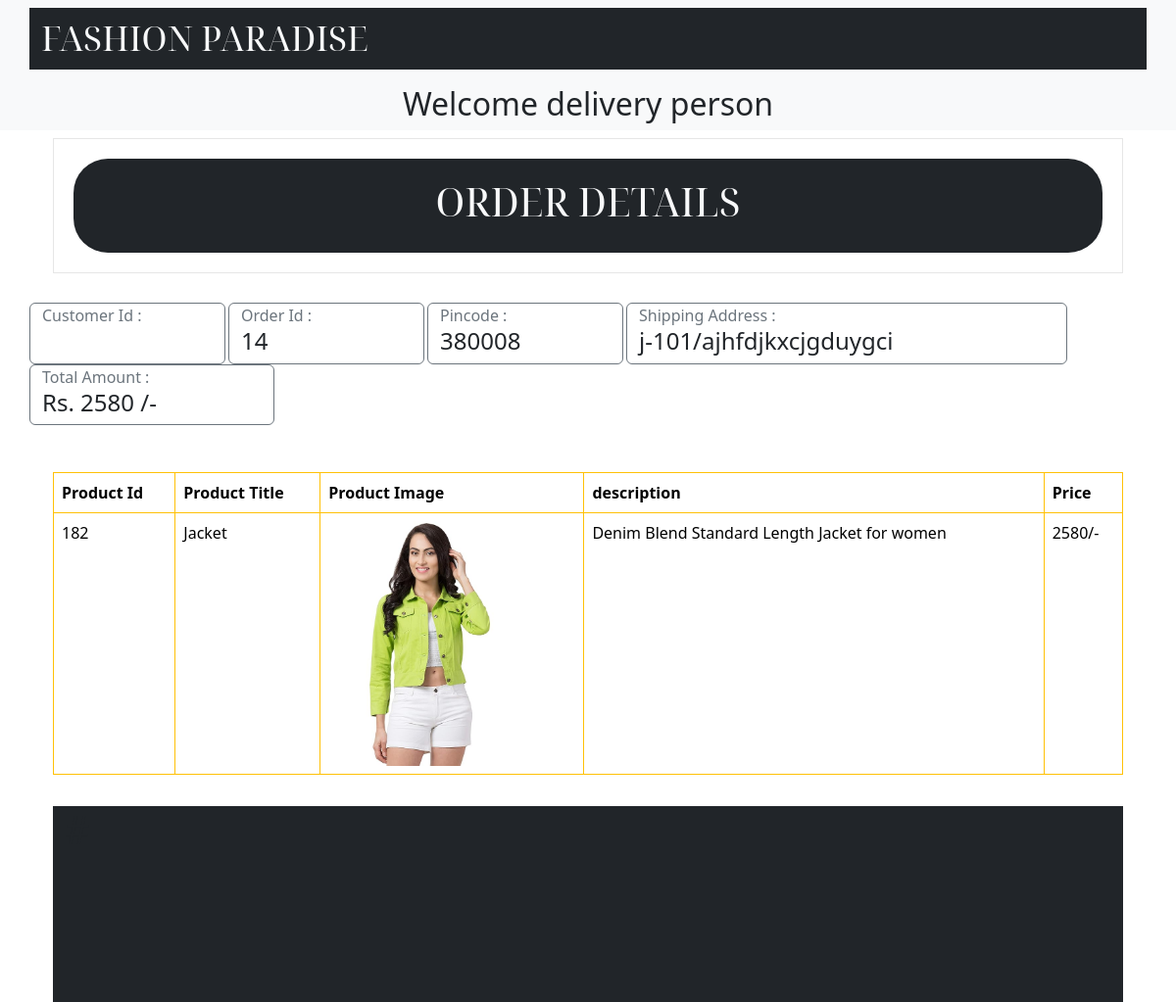
The page /delivery_person/delivery_person_see_order_details.php?see_order_details=14 (signed in) on the database its author committed.
### tables this page shows
CREATE TABLE `orders` (
  `order_id` int(11) NOT NULL,
  `cust_id` int(11) NOT NULL,
  `dp_id` int(11) NOT NULL,
  `amount` decimal(10,0) NOT NULL,
  `num_of_item` int(11) NOT NULL,
  `payment_status` varchar(30) NOT NULL DEFAULT 'Pending',
  `order_date` timestamp NOT NULL DEFAULT current_timestamp(),
  `order_status` varchar(30) NOT NULL DEFAULT 'pending',
  `delivery_date` int(11) NOT NULL,
  `shipping_address` varchar(50) NOT NULL,
  `pincode` varchar(6) NOT NULL,
  `payment_method` varchar(20) NOT NULL DEFAULT 'COD'
);

CREATE TABLE `order_line_items` (
  `order_item_id` int(11) NOT NULL,
  `product_id` int(11) NOT NULL,
  `order_id` int(11) NOT NULL,
  `quantity` int(11) NOT NULL,
  `price` decimal(10,0) NOT NULL
);

CREATE TABLE `products` (
  `product_id` int(11) NOT NULL,
  `product_title` varchar(100) NOT NULL,
  `product_description` varchar(255) NOT NULL,
  `product_keywords` varchar(255) NOT NULL,
  `cat_id` int(11) NOT NULL,
  `product_image` varchar(255) NOT NULL,
  `product_price` int(50) NOT NULL,
  `date` timestamp NOT NULL DEFAULT current_timestamp(),
  `status` varchar(100) NOT NULL
);

### delivery_person/delivery_person_see_order_details.php (the view, shortened to what this page needs)
<?php
include ("../includes/connect.php");
?>
<!DOCTYPE html>
<html lang="en">
<head>
    <link rel="stylesheet" href="../bootstrap.css">
    <link rel="stylesheet"
        href="https://cdn.jsdelivr.net/npm/@fortawesome/fontawesome-free@6.4.2 bg-dark/css/fontawesome.min.css"
>
</head>
<body>
    <nav class="navbar navbar-expand-lg bg-body-tertiary">
        <div class="container bg-dark ">
            <a class="top-navbar navbar-brand text-light " href="#">FASHION PARADISE</a>
        </div>
    </nav>
    <div class="bg-light">
        <h2 class="text-center p-2">
            <?php
            if (isset($_SESSION["admin_of_fashion_paradise"])) {
                echo " Welcome " . $_SESSION["delivery_person_of_fashion_paradise"] . "";
            } else {
                echo "Welcome delivery person";
            }
            ?>
        </h2>
    </div>
    <div class="container">
        <div class="container">
            <div id="hotbox">
                <div class="box">
                    <div class="shop_by_cat container bg-dark text-light">
                        <div class="col-md-12">
                            <h1> ORDER details </h1>
                        </div>
                    </div>
                </div>
            </div>
        </div>
        <?php
        if (isset($_GET['see_order_details'])) {
            $fetch_order_id = (int) $_REQUEST['see_order_details'];
            $select_order_details = "select * from orders where order_id = $fetch_order_id";
            $result = mysqli_query($con, $select_order_details);
            while ($row = mysqli_fetch_assoc($result)) {
                $amt = $row["amount"];
                $ship = $row["shipping_address"];
                $pincode = $row["pincode"];
                echo "<div class='row'>";
                echo "<div class='col-2 border border-secondary rounded a'>";
                echo "<p class='mb-0 text-secondary'> Customer Id : </p>";
                echo "</div>";
                echo "<div class='col-3 border border-secondary b rounded'>";
                echo "<p class='mb-0 text-secondary'> Order Id : </p>";
                echo "<h4> " . $fetch_order_id . " </h4>";
                echo "</div>";
                echo "<div class='col-3 border border-secondary d rounded'>";
                echo "<p class='mb-0 text-secondary'> Pincode : </p>";
                echo "<h4> " . $pincode . " </h4>";
                echo "</div>";
                echo "<div class='col-3 border border-secondary c rounded'>";
                echo "<p class='mb-0 text-secondary'> Shipping Address : </p>";
                echo "<h4> " . $ship . " </h4>";
                echo "</div>";
                echo "<div class='col-3 border border-secondary f rounded'>";
                echo "<p class='mb-0 text-secondary'> Total Amount : </p>";
                echo "<h4>  Rs. " . $amt . " /-</h4>";
                echo "</div>";
                echo "</div>";
            }
        }
        ?>
        <div class="container">
            <div class="row">
                <form action="" method="post">
                    <table class="table table-bordered border-warning mt-5">
                        <tbody>
                            <?php
                            echo "<thead>
                                <tr>
                                <th>Product Id</th>
                                    <th>Product Title</th>
                                    <th>Product Image</th>
                                    <th>description</th>
                                    <th>Price</th>
                                </tr>
                                </thead>";
                            $select_query = "SELECT * FROM order_line_items where order_id =  $fetch_order_id";
                            $result_query = mysqli_query($con, $select_query);
                            while ($rr = mysqli_fetch_assoc($result_query)) {
                                $product_id = $rr["product_id"];
                                $select_query = "SELECT * FROM products where product_id = $product_id";
                                $result_select_query = mysqli_query($con, $select_query);
                                while ($row = mysqli_fetch_assoc($result_select_query)) {
                                    $product_title = $row['product_title'];
                                    $product_description = $row['product_description'];
                                    $product_image = $row['product_image'];
                                    $product_price = $row['product_price'];
                                    ?>
                                    <tr>
                                        <td>
                                            <?php
                                            echo $product_id;
                                            ?>
                                        </td>
                                        <td>
                                            <?php
                                            echo $product_title;
                                            ?>
                                        </td>
                                        <td>
                                            <img class="cart_image" src="../admin_area/product_images/<?php echo $product_image; ?>"
                                                alt="product_image">
                                        </td>
                                        <td>
                                            <?php
                                            echo $product_description;
                                            ?>
                                        </td>
                                        <td>
                                            <?php
                                            echo $product_price . "/-";
                                            ?>
                                        </td>
                                    </tr>
                                </tbody>
                                <?php
                                }
                            }
                            ?>
                    </table>
            </div>
            <div class="container-fluid bg-dark mt-3 mb-0">
                <h1 class="text-dark" style="margin-bottom:0%; height:200px;">#</h1>
            </div>
</body>
</html>

### delivery_person/delivery_person_see_order_details.php (style rules this page uses)
body { margin: 0; padding: 0; overflow: none; }
.top-navbar { font-size: 35px; font-family: "Orbitron", sans-serif; font-optical-sizing: auto; font-weight: 300; font-style: normal; }
.top-navbar { font-family: "Noto Serif Display", serif; font-optical-sizing: auto; font-weight: 400; font-style: normal; font-variation-settings: "wdth" 100; }
.box { background-color: #fff; margin: 0px 0px 30px; border: solid 1px #e6e6e6; padding: 20px; box-shadow: 0 1ox 5px rgba(0, 0, 0, 0.1); }
#hotbox { text-transform: uppercase; font-size: 36px; color: #4993e4; font-weight: 100; text-align: center; }
.shop_by_cat { padding: 20px; border-radius: 35px; font-family: "Noto Serif Display", serif; font-optical-sizing: auto; font-weight: 700; font-style: normal; font-variation-settings: "wdth" 100; color: aqua; }
img { width: 200px; height: 250px; object-fit: contain; }
.a, .b, .c, .d { margin-right: 3px; width: 200px; }
.c { width: 450px; word-wrap: break-word; }
.d { margin-right: 3px; width: 200px; }
.f { margin-right: 3px; width: 250px; }

### rows shown on the page
orders: pincode "380008", shipping_address "j-101/ajhfdjkxcjgduygci", amount "2580"
order_line_items: product "182"
products: product_title "Jacket", product_image (picture), product_description "Denim Blend Standard Length Jacket for women", product_price "2580"
